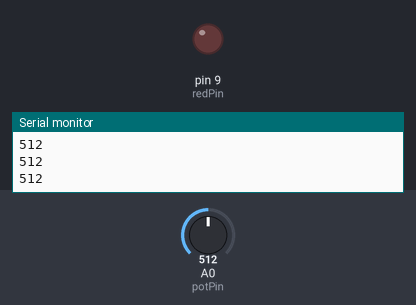
This sketch was run on a simulated Arduino Uno, built with avr-gcc and run on an emulated ATmega328P. Parts: output pins drawn as LEDs (lit = HIGH), the last lines printed to the serial monitor. Inputs (shaded band) come from the test bench; at power-on: A0 (potPin) = 512.

Above: at 1.2 s.
1.3 s: A0 (potPin) set to 982
2.8 s: A0 (potPin) set to 1010
At 4.1 s:
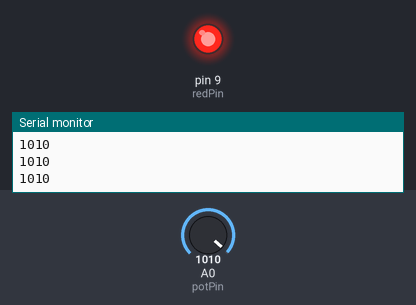
4.4 s: A0 (potPin) set to 990
At 5.6 s:
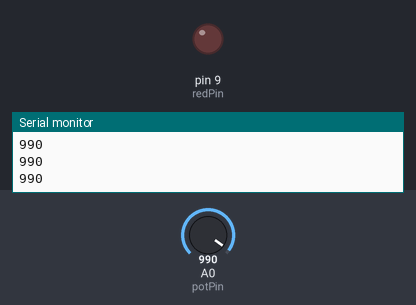
6.0 s: A0 (potPin) set to 1023
At 7.0 s:
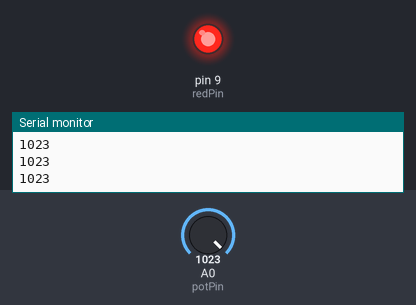
Timing chart, 0 to 8.6 s (numbered marks = the images above; inputs shaded):
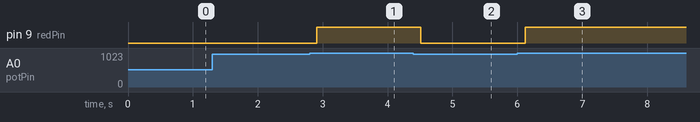

Measured:
- the behaviour switches between 1000 and 1001 on A0 (potPin) (found by bisection; images 0 and 1)
- after the input at 2.8 s, pin 9 (redPin): LOW → HIGH after 0.11 s
- after the input at 4.4 s, pin 9 (redPin): HIGH → LOW after 0.11 s
- after the input at 6.0 s, pin 9 (redPin): LOW → HIGH after 0.12 s

The sketch:

sketch_more_for_loops.ino
```cpp
int redPin = 9;
int delayTime = 100;
int potPin = A0; // pot = potentiometer
int potVal;

void setup() {
  // put your setup code here, to run once:
  pinMode(redPin, OUTPUT);
  pinMode(potPin, INPUT);
  Serial.begin(9600);
}

void loop() {
  // put your main code here, to run repeatedly:
  potVal = analogRead(potPin);
  Serial.println(potVal);
  delay(delayTime);

  while (potVal > 1000) {
    digitalWrite(redPin, HIGH);

    potVal = analogRead(potPin); // reading the potVal over and over again to check if it is still > 1000
    Serial.println(potVal);
    delay(delayTime);
    }
    digitalWrite(redPin, LOW);
}
```
